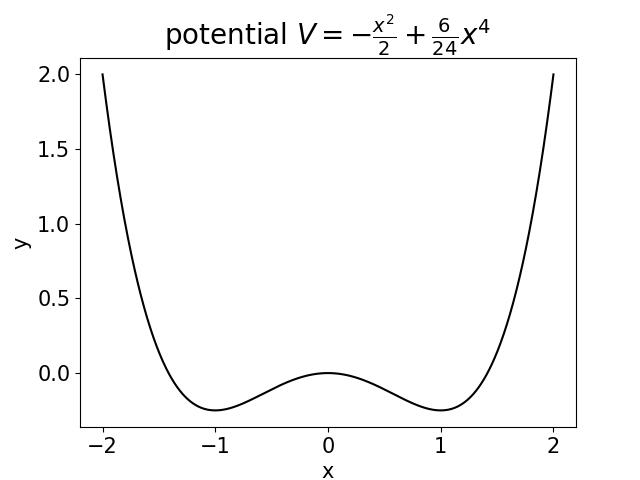

Write the Python code that produced this figure.
import numpy as np 
import matplotlib.pyplot as plt 


def potential(x): 
    return - x**2 / 2 + (6/24)* x**4 


x_values = 2 *np.linspace(-1,1,1000) 

potential_curve = potential(x_values) 


plt.plot(x_values , potential_curve , color = "black") 
plt.xlabel("x",fontsize = 15)
plt.ylabel("y",fontsize =15) 
plt.tick_params("both",labelsize = 15) 
plt.title(r"potential $V = -\frac{x^2}{2} + \frac{6}{24}x^4$" , fontsize = 20) 
plt.show() 
